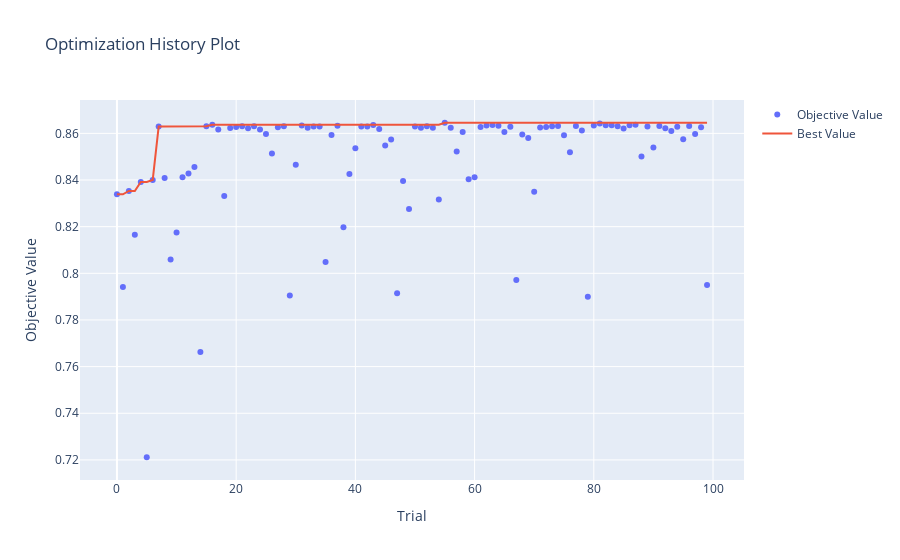

Source (notebook cell):
### Markdown cell above
*plot_optimization_history(study)*

**Purpose:** This plot shows the scores (like loss or accuracy) for each trial over time.

**Insights:** You can see how the model's performance improves (or not) as the number of trials increases. It helps in understanding if the optimization process is converging and how quickly.

<b style="color:red;">Note: If you cant see any plots, open the notebook in Google Collab!</b>

### Code cell
plot_optimization_history(study)
